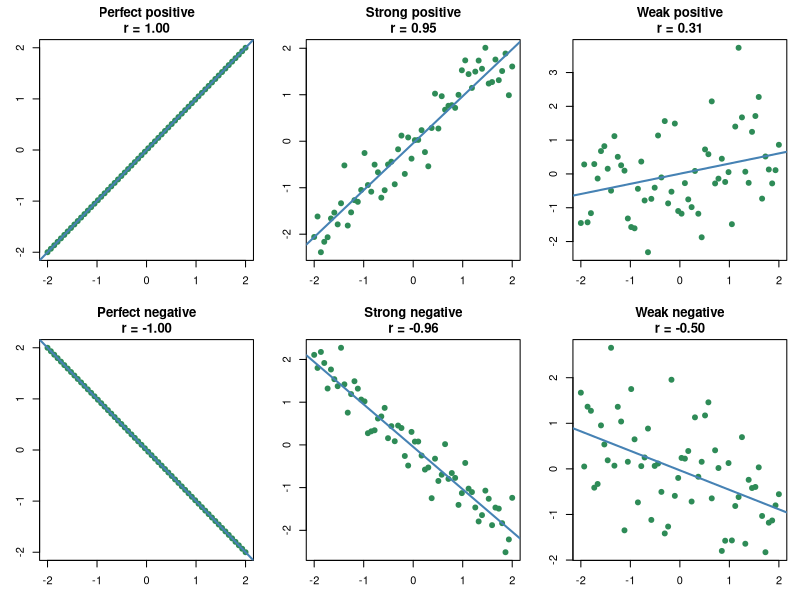

Write the R code that produced this figure.
## ---- chunk 1
knitr::opts_chunk$set(echo = TRUE, message = FALSE, warning = TRUE)
## ---- chunk 2
x_values <- c(1, 3)
y_values <- c(2, 4)

joint_pmf <- matrix(
  c(0.2, 0.3,
    0.1, 0.4),
  nrow = 2,
  byrow = TRUE,
  dimnames = list(X = x_values, Y = y_values)
)

p_X <- rowSums(joint_pmf)
p_Y <- colSums(joint_pmf)

joint_pmf
p_X
p_Y
stopifnot(isTRUE(all.equal(sum(joint_pmf), 1)))
## ---- chunk 3
joint_grid <- expand.grid(X = x_values, Y = y_values)
joint_grid$probability <- as.vector(joint_pmf)
joint_grid$XY <- with(joint_grid, X * Y)

E_X <- sum(x_values * p_X)
E_Y <- sum(y_values * p_Y)
E_XY <- with(joint_grid, sum(XY * probability))

joint_grid
c(E_X = E_X, E_Y = E_Y, E_XY = E_XY)
## ---- chunk 4
covariance_centered <- with(
  joint_grid,
  sum((X - E_X) * (Y - E_Y) * probability)
)
covariance_moments <- E_XY - E_X * E_Y

c(
  centered_definition = covariance_centered,
  moment_identity = covariance_moments
)
stopifnot(isTRUE(all.equal(covariance_centered,
                           covariance_moments)))
## ---- chunk 5
a <- 100
b <- -2

transformed_covariance <- with(
  joint_grid,
  sum(
    ((a * X + 5) - (a * E_X + 5)) *
    ((b * Y - 10) - (b * E_Y - 10)) *
    probability
  )
)

c(
  transformed_direct = transformed_covariance,
  transformed_rule = a * b * covariance_moments
)
## ---- chunk 6
pmf_if_independent <- outer(p_X, p_Y)
dimnames(pmf_if_independent) <- dimnames(joint_pmf)

joint_pmf
pmf_if_independent
joint_pmf - pmf_if_independent
## ---- chunk 7
x_nonlinear <- c(-1, 0, 1)
y_nonlinear <- x_nonlinear^2
p_nonlinear <- rep(1 / 3, 3)

E_X_nonlinear <- sum(x_nonlinear * p_nonlinear)
E_Y_nonlinear <- sum(y_nonlinear * p_nonlinear)
E_XY_nonlinear <- sum(
  x_nonlinear * y_nonlinear * p_nonlinear
)
covariance_nonlinear <-
  E_XY_nonlinear - E_X_nonlinear * E_Y_nonlinear

c(
  E_X = E_X_nonlinear,
  E_Y = E_Y_nonlinear,
  E_XY = E_XY_nonlinear,
  covariance = covariance_nonlinear,
  P_Y_0 = sum(p_nonlinear[y_nonlinear == 0]),
  P_Y_0_given_X_0 = 1
)
## ---- chunk 8
variance_X <- sum((x_values - E_X)^2 * p_X)
variance_Y <- sum((y_values - E_Y)^2 * p_Y)
correlation_XY <- covariance_moments /
  sqrt(variance_X * variance_Y)

c(
  variance_X = variance_X,
  variance_Y = variance_Y,
  covariance = covariance_moments,
  correlation = correlation_XY
)
## ---- chunk 9
weighted_correlation <- function(x, y, probability) {
  mean_x <- sum(x * probability)
  mean_y <- sum(y * probability)
  covariance <- sum(
    (x - mean_x) * (y - mean_y) * probability
  )
  variance_x <- sum((x - mean_x)^2 * probability)
  variance_y <- sum((y - mean_y)^2 * probability)
  covariance / sqrt(variance_x * variance_y)
}

rho_original <- with(
  joint_grid,
  weighted_correlation(X, Y, probability)
)
rho_positive_rescaling <- with(
  joint_grid,
  weighted_correlation(100 * X + 5, 2 * Y - 10, probability)
)
rho_sign_reversal <- with(
  joint_grid,
  weighted_correlation(-X, Y, probability)
)

c(
  original = rho_original,
  positive_rescaling = rho_positive_rescaling,
  sign_reversal = rho_sign_reversal
)
## ---- chunk 10
set.seed(14270)
n <- 60
x_sim <- seq(-2, 2, length.out = n)

patterns <- list(
  "Perfect positive" = x_sim,
  "Strong positive" = x_sim + rnorm(n, sd = 0.35),
  "Weak positive" = 0.35 * x_sim + rnorm(n, sd = 1),
  "Perfect negative" = -x_sim,
  "Strong negative" = -x_sim + rnorm(n, sd = 0.35),
  "Weak negative" = -0.35 * x_sim + rnorm(n, sd = 1)
)

old_par <- par(mfrow = c(2, 3), mar = c(3, 3, 3, 1))
for (label in names(patterns)) {
  y_sim <- patterns[[label]]
  plot(
    x_sim,
    y_sim,
    pch = 19,
    col = "seagreen4",
    xlab = "X",
    ylab = "Y",
    main = sprintf("%s\nr = %.2f", label, cor(x_sim, y_sim))
  )
  abline(lm(y_sim ~ x_sim), col = "steelblue", lwd = 2)
}
par(old_par)
